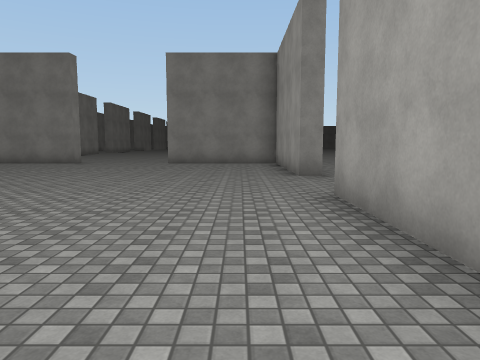
View 1 (above)

24 first-person views from a walk through a scene from a Unity 3-D project. The camera is 1.4 m above the floor, tilts 6° down and sees 70° across. The floor is counted in squares, 2 m on a side. Each view is taken from the middle of a square. On the plan, view 1 faces up. The plan holds only what a view shows up to about 11 squares ahead; the rest is blank. The place goes on beyond the plan. Surface patterns are stand-ins for the level's own textures.

View 2
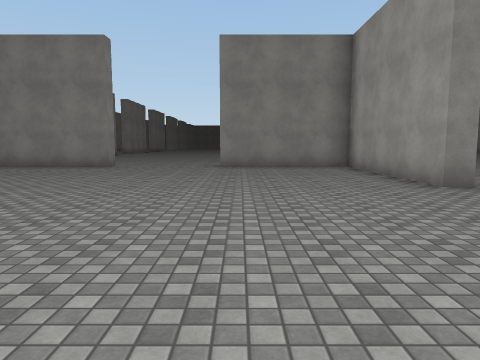

View 3
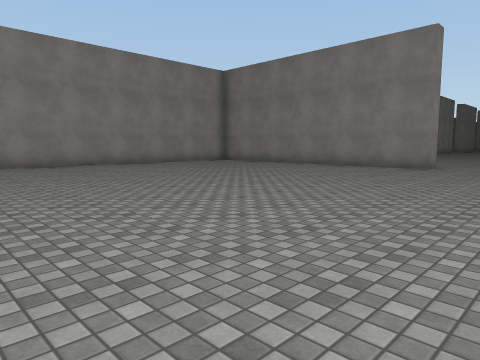

View 4
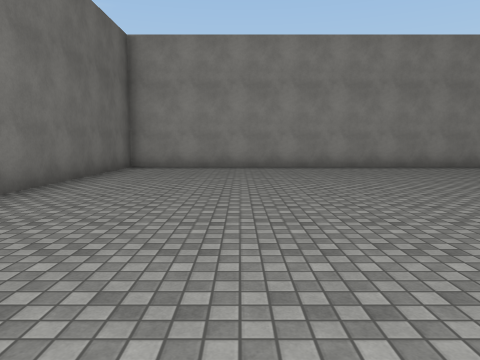

View 5
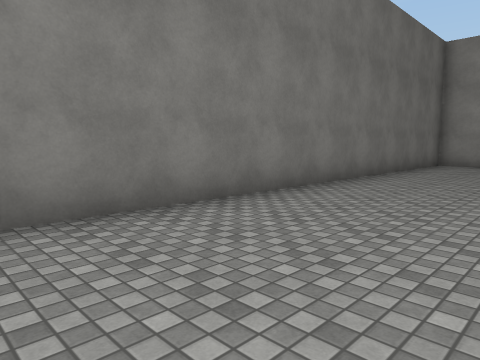

View 6
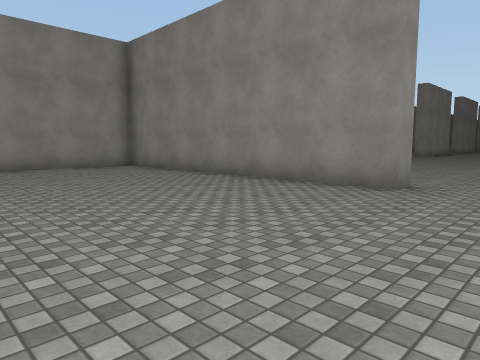

View 7
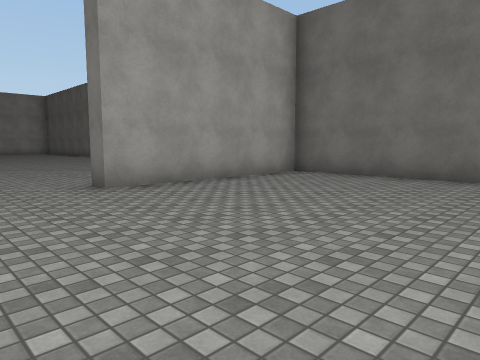

View 8
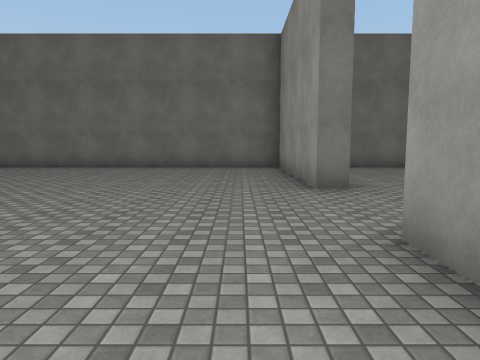

View 9
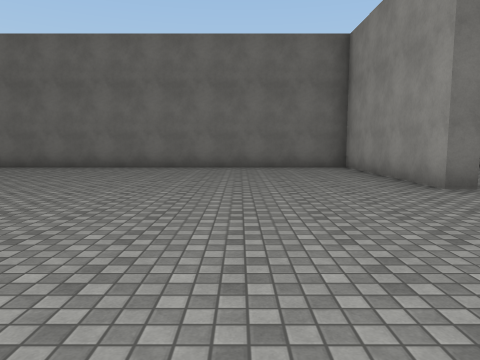

View 10
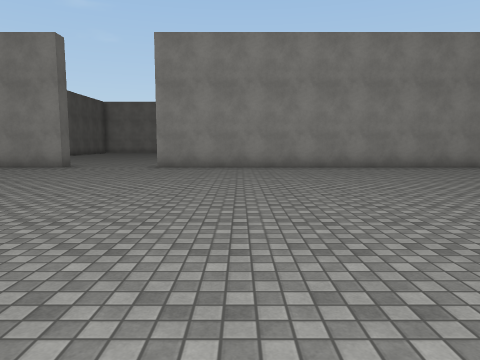

View 11
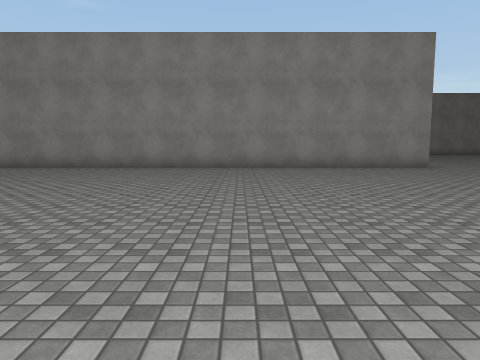

View 12
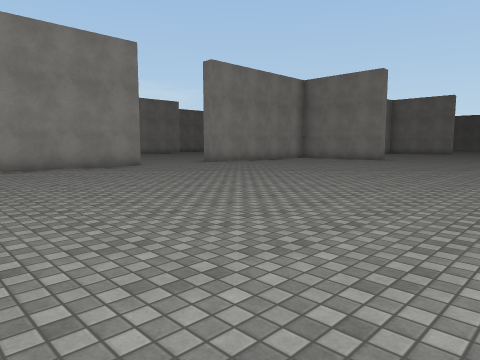

View 13
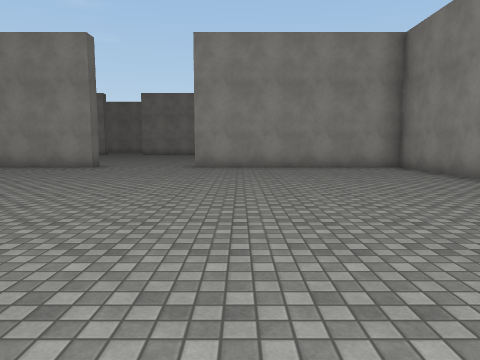

View 14
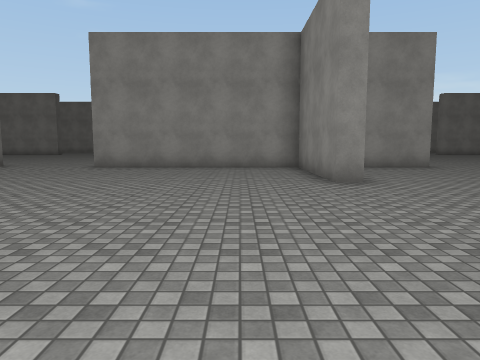

View 15
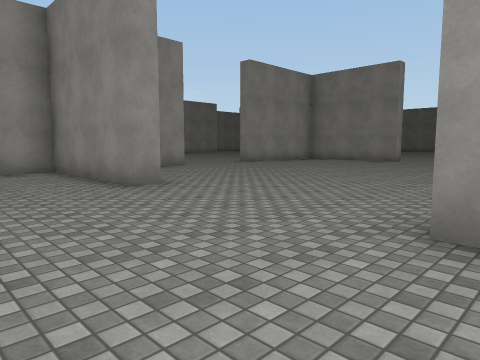

View 16
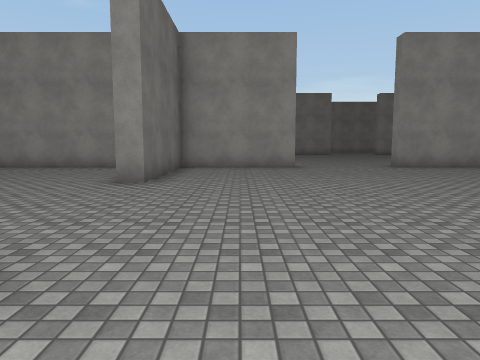

View 17
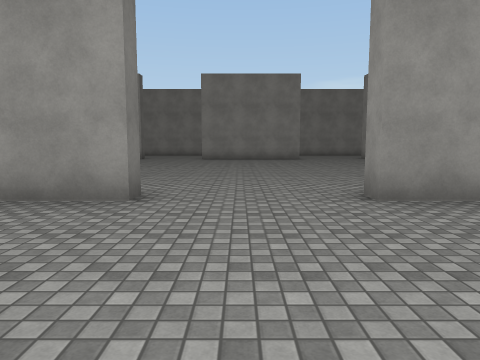

View 18
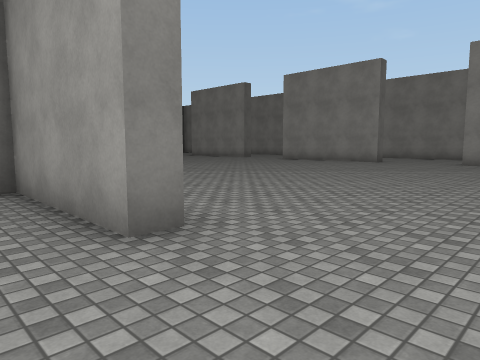

View 19
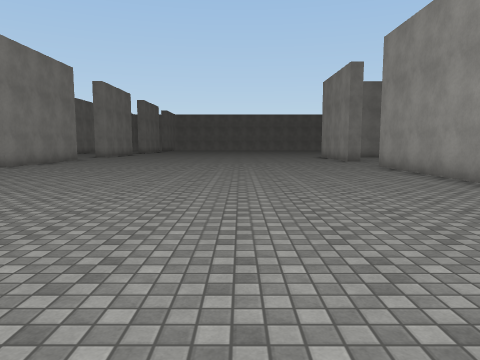

View 20
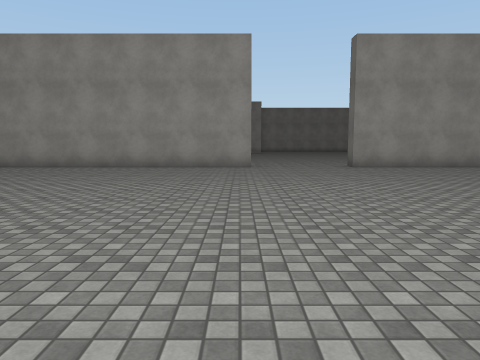

View 21
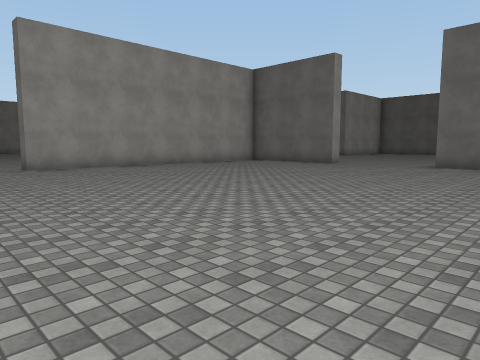

View 22
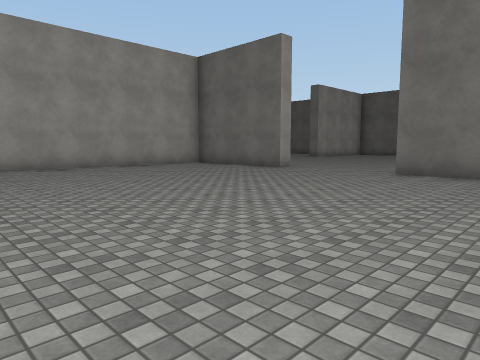

View 23
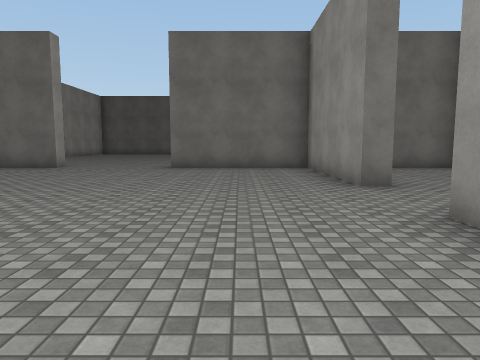

View 24
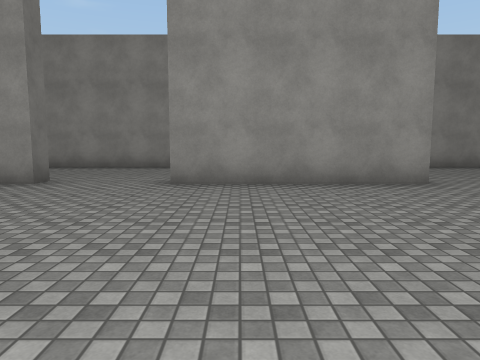

### Floor plan
Points are (right, up) in squares from view 1. A wall is a line through its corners. A room is listed if a view was taken in it or the views show most of it. See-through windows are left out.
Room 1 (views 1, 2, 3, 4, 5, 6, 7)
walls: (-6, 12.4) (-14.4, 12.4) (-14.4, -0.3) (1.3, -0.3) (1.3, 4.7); (1.8, 7.5) (1.3, 7.5) (1.3, 12.4) (-2.6, 12.4)
ways out: opening at (-4, 13) to room 2; opening at (2, 6) to room 2
Room 2 (views 8, 9, 10, 11, 12, 13, 14, 15, 16, 17, 18, 19, 20, 21, 22, 23, 24)
walls: (1.3, 24.6) (1.3, 34.6) (1.8, 34.6) (1.8, 31.3) (5.8, 31.3) (5.8, 30.8) (1.8, 30.8) (1.8, 24.6); (1.3, 15.6) (1.3, 21.6) (1.8, 21.6) (1.8, 7.5); (-2.6, 12.4) (-2.6, 12.9) (-0.9, 12.9); (-10, 24.4) (-10, 19.8); (-10.6, 17.4) (-10, 17.4) (-10, 12.9) (-6, 12.9) (-6, 12.4); (10.6, 30.8) (10.1, 30.8); (-14.4, 18.9) (-14.4, 15.1); (1.8, 38.5) (1.8, 37.7) (1.2, 37.7); (-14.4, 28.4) (-14.4, 26.8); (-10, 35.1) (-10, 34.1); (1.3, 4.7) (1.8, 4.7) (1.8, -0.3) (12.2, -0.3); (-14.4, 12.9) (-12.5, 12.9)
ways out: opening at (-4, 13) to room 1; opening at (2, 6) to room 1

Positions as (right, up) in squares from view 1, and headings:
1: (0, 0), facing up
2: (-2, 2), facing up
3: (-3, 2), facing up-left
4: (-4, 3), facing left
5: (-2, 3), facing down-left
6: (-4, 7), facing up-left
7: (-4, 7), facing down-right
8: (3, 10), facing down
9: (5, 10), facing down
10: (12, 10), facing left
11: (12, 16), facing left
12: (12, 16), facing up-left
13: (12, 26), facing left
14: (12, 29), facing left
15: (11, 28), facing up-left
16: (12, 33), facing left
17: (6, 36), facing left
18: (3, 37), facing down-left
19: (-3, 24), facing up
20: (-9, 25), facing right
21: (-9, 24), facing down-right
22: (-9, 21), facing down-right
23: (-8, 23), facing down
24: (-4, 21), facing left
